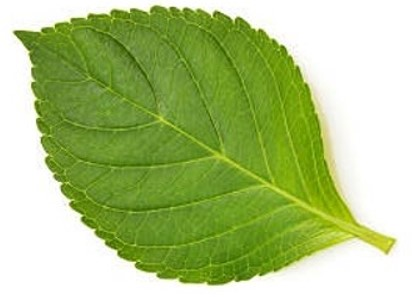
#> input picture Image Processing/HealthyLeaf.jpg, 412 x 297 px, given as the content of the folder /content/gdrive/MyDrive/Colab Notebooks/Dataset/, which was not available
$ jupyter execute --allow-errors 'SVM&KNN.ipynb'   (shell and % lines are left out)   (older library calls are emulated)   (text cells are left out)
#> lines starting #> are read from the running program, lines starting #| are printed output that depends on the picture; pictures that were not available may be replaced by others from this repository, and a replacement may not be noted
[cell 1]
from google.colab import drive
drive.mount('/content/gdrive')

[cell 2]
# Importing necessary packages

import os
import cv2
import numpy as np
import pandas as pd
import matplotlib.pyplot as plt
import seaborn as sns

[cell 3]
import os
import numpy as np
import cv2
import matplotlib.pyplot as plt
import pickle
import random
from sklearn.metrics import accuracy_score,confusion_matrix
from sklearn.model_selection import train_test_split
from sklearn.svm import SVC
from sklearn.model_selection import GridSearchCV
from sklearn import svm

[cell 4]
dataset = '/content/gdrive/MyDrive/Colab Notebooks/Dataset/'
folders = os.listdir(dataset)
folders.sort()

# Count no.of images w.r.t each disease
img_count = {}
for folder in folders:
    cnt = len(os.listdir(dataset+folder+os.sep))
    img_count[folder] = cnt
# Plotting barplots of no.of leaf images w.r.t each disease
plt.bar(img_count.keys(), img_count.values())
plt.xticks(rotation='vertical')
plt.show()
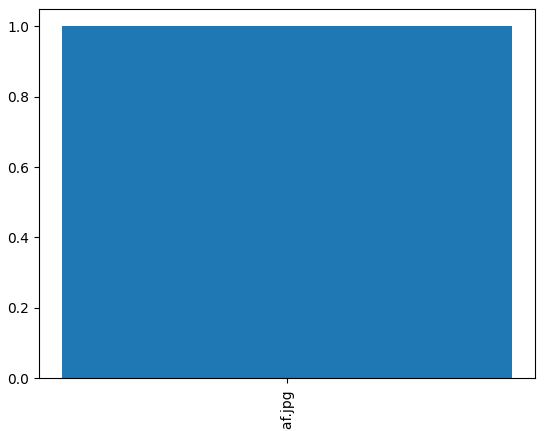
#> figure drawn by matplotlib, 1 panel

[cell 5]
dir='/content/gdrive/MyDrive/Colab Notebooks/Dataset'
categories=['Bacterial blight','Brown Spot','Copper Phytotoxicity','Downy mildew','Healthy','Powdery mildew','Powdery mildew and Rust','Rust and target spot','Southern blight','Soybean Mosaic Virus']

data=[]

for category in categories:
    path=os.path.join(dir,category)
    label=categories.index(category)

    for img in os.listdir(path):  # List all the images in a directory
        imgpath=os.path.join(path,img)
        leaf_image=cv2.imread(imgpath,0)
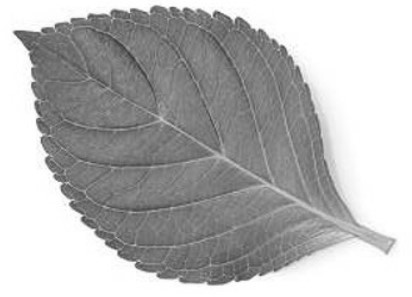
#> leaf_image: shape (297, 412); min 58, max 255, mean 181.3


        try:
            leaf_image=cv2.resize(leaf_image,(100,100))
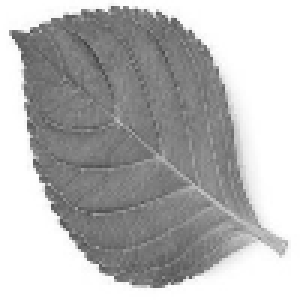
#> leaf_image: shape (100, 100) (shown 3 times larger); min 66, max 255, mean 181.3
            image=np.array(leaf_image).flatten()
#> image = 10000 values, max 255 at index 0, min 66 at index 1428, mean 181.3
            # An image will be in a 2D array and now I am making it into a single 1-D array.

            data.append([image,label])

        except Exception as e:
            pass
        # Many images are hard to resize so use a try and catch block.

print(len(data))

[cell 6]
random.shuffle(data)
features=[]
labels=[]

for feature,label in data:
    features.append(feature)
    labels.append(label)
# print(features)
len(features)
